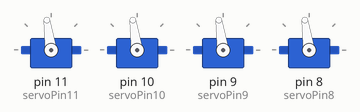
This sketch was run on a simulated Arduino Uno, built with avr-gcc and run on an emulated ATmega328P. Parts: 4 × servo.

Above: at 1.05 s.
Timing chart, 0 to 5.6 s (numbered marks = the images above):
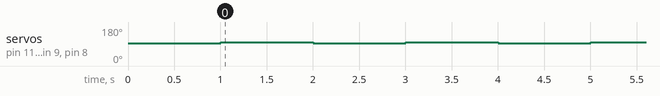

The sketch:

FullMotorTest.ino
```cpp
#include <Servo.h>

byte servoPin11 = 11;
byte servoPin10 = 10;
byte servoPin9 = 9;
byte servoPin8 = 8;

Servo servo;
Servo servo10;
Servo servo9;
Servo servo8;

void setup() {
  servo.attach(servoPin11);
  servo10.attach(servoPin10);
  servo9.attach(servoPin9);
  servo8.attach(servoPin8);

  servo.writeMicroseconds(1500); // send "stop" signal to ESC.
  servo10.writeMicroseconds(1500); // send "stop" signal to ESC.
  servo9.writeMicroseconds(1500); // send "stop" signal to ESC.
  servo8.writeMicroseconds(1500);
  delay(1000); // delay to allow the ESC to recognize the stopped signal
}

void loop() {
  servo.writeMicroseconds(1550); // Send signal to ESC.
  servo10.writeMicroseconds(1550);
  servo9.writeMicroseconds(1550);
  servo8.writeMicroseconds(1550);
  delay(1000);

  servo.writeMicroseconds(1500);
  servo10.writeMicroseconds(1500);
  servo9.writeMicroseconds(1500);
  servo8.writeMicroseconds(1500);
  delay(1000);
}
```

Measured:
- by itself, servo on pin 11 (servoPin11), servo on pin 10 (servoPin10), servo on pin 9 (servoPin9), servo on pin 8 (servoPin8): alternates 98° for 1.0 s and 93° for 1.0 s
